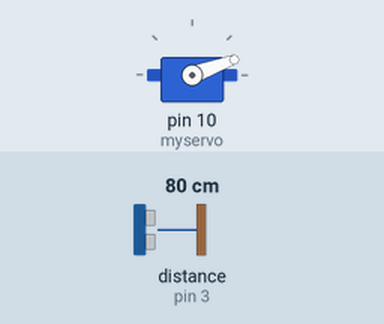
Recording of a sketch running on a simulated Arduino Uno, built with avr-gcc and run on an emulated ATmega328P. On the bench: servo. Inputs (shaded band) come from the test bench; at power-on: distance to the obstacle (sensor on pin 3) 80 cm. The echo pulse lasts 58.3 µs per cm; what the sketch prints to the serial monitor is not drawn.

Above: at 0.05 s.
At 0.6 s:
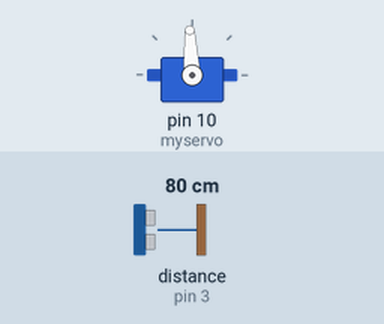
At 1.2 s:
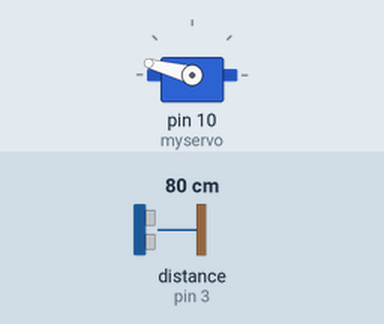
Timing chart, 0 to 3.0 s (numbered marks = the images above):
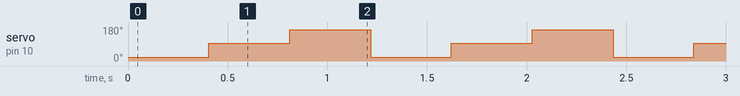

The sketch:

serv_testas.ino
```cpp
#include <ServoTimer2.h>
#include <L298N.h>
#include <NewPing.h>
//#include <Servo.h>
#include <NewTone.h>

//Varikliu (Pin)
#define ENA 13
#define IN1 8
#define IN2 7
#define ENB 4
#define IN3 5
#define IN4 2

//Utrasonic (pin)
#define TRIGGER_PIN 9
#define ECHO_PIN1 3
#define ECHO_PIN2 6
#define ECHO_PIN3 12
#define MAX_DISTANCE 300

//Ledai ir signalas (pin) ir migtukas // LED, signal, button declaration
#define LED_G A1 //zalio ledo prijungimas;  // green led conection
#define LED_Y A2 // geltono ledo prijungimas; // yellow led conection
#define LED_R A3 // raudono ledo prijungimas; // red led conection
#define tone_pin A0 // piezogarsiakalbio prijungimas; // buzzer conection


NewPing sonar1 (TRIGGER_PIN, ECHO_PIN1, MAX_DISTANCE); //ultrasonic1 jutiklio nuskaitymo funkcija // first sensor reading function
NewPing sonar2 (TRIGGER_PIN, ECHO_PIN2, MAX_DISTANCE); //ultrasonic2 jutiklio nuskaitymo funkcija // second sensor reading function
NewPing sonar3 (TRIGGER_PIN, ECHO_PIN3, MAX_DISTANCE); //ultrasonic3 jutiklio nuskaitymo funkcija // third sensor reading function
L298N driver1(ENA, IN1, IN2); //dc driverio funkcija // first motor function
L298N driver2(ENB, IN3, IN4); //dc driverio funkcija // second motor function
int delsimas = 1500;
int sukimas = 1500;
int greitis = 255; //max 255, min 1
ServoTimer2 myservo;
int pos = 0;
int tone_frequency = 2000;  // frequency of tone, from low to high about 50-15000 Hz
int short_tone_time = 10;  // time in ms that short tone should play for
int long_tone_time = 1000;  // time in ms that long tone should play for


void setup()
{
  Serial.begin(9600);
  myservo.attach(10);
}

void loop () {
  //kampas -> 750 = 0, 1500 = 90, 2250 = 180 // radius -> 750 = 0deg., 1500 = 90deg., 2250 = 180deg.
  int dist_cm1= servo_virsus(750);
  int dist_cm2= servo_virsus(1500);
  int dist_cm3= servo_virsus(2250);

  Serial.print("Atstumas1: "); Serial.print(dist_cm1); Serial.print("cm");
  Serial.print("   Atstumas2: "); Serial.print(dist_cm2); Serial.print("cm");
  Serial.print("   Atstumas3: "); Serial.print(dist_cm3); Serial.println("cm");
}

int servo_virsus(int kampas)
{
  //Make servo go to radius degrees
  myservo.write(kampas);
  delay(400);
  int dist_cm=sonar1.ping_cm();
  return dist_cm;
}
```

Measured:
- by itself, servo on pin 10 (myservo): repeats every 1.2 s: 165° 0.41 s, 20° 0.41 s, 93° 0.41 s
